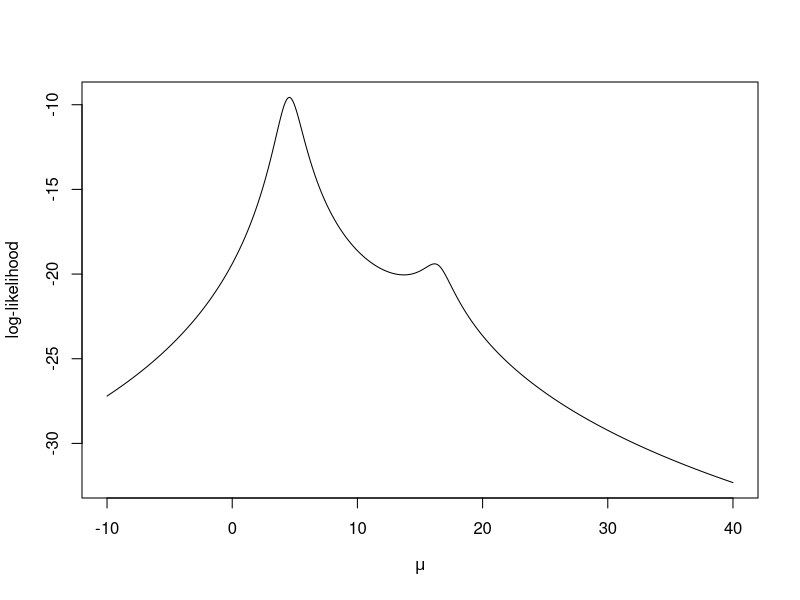
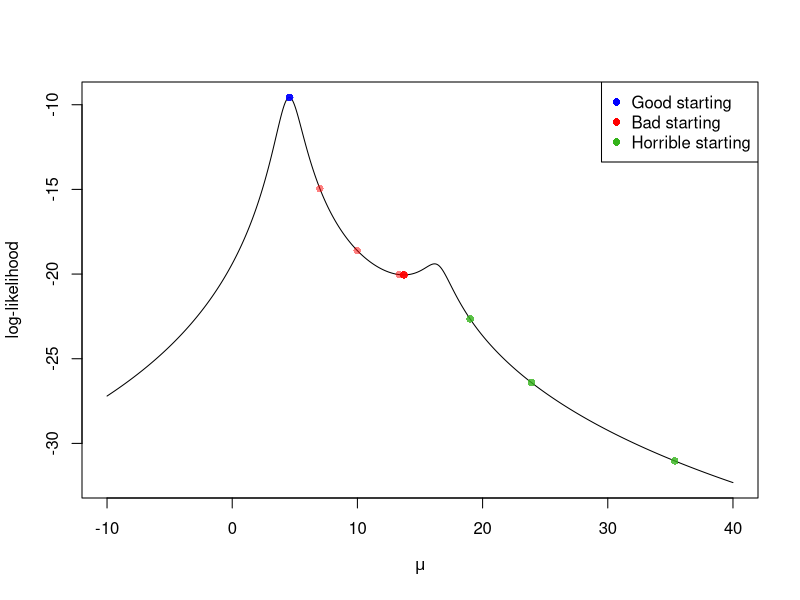
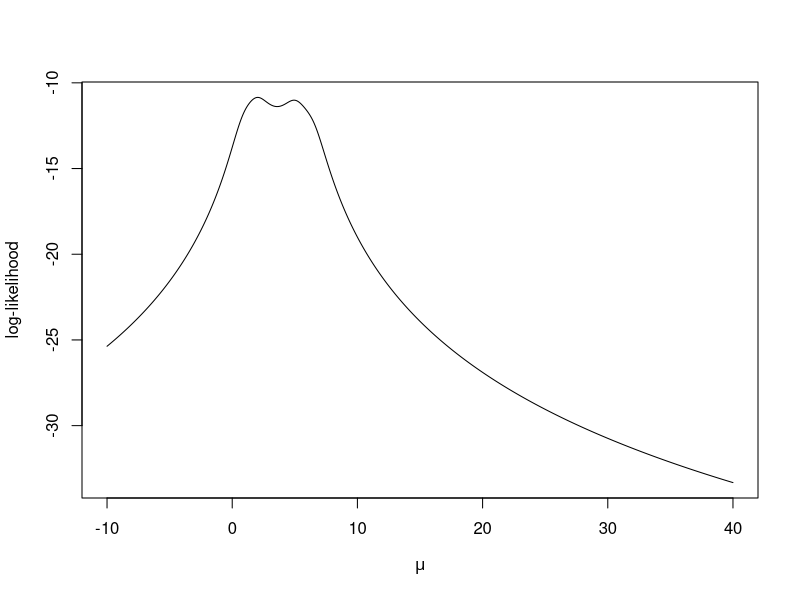
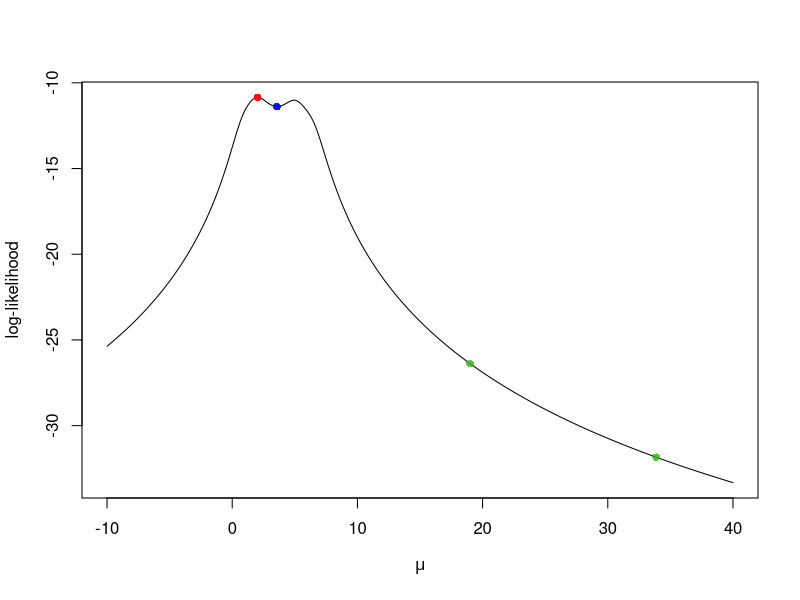
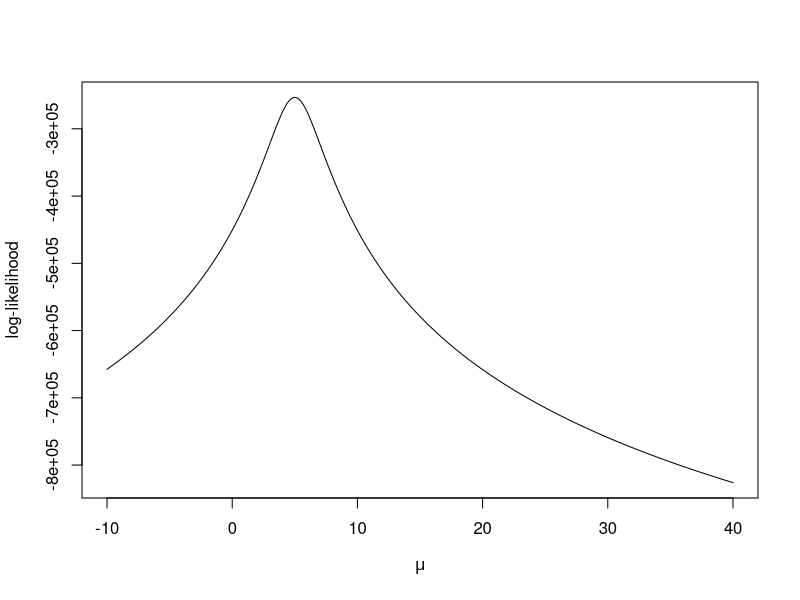
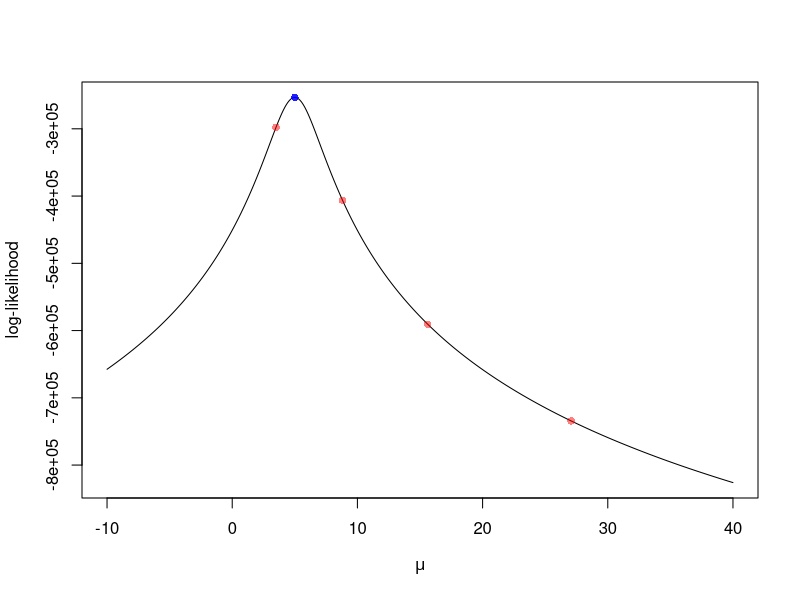
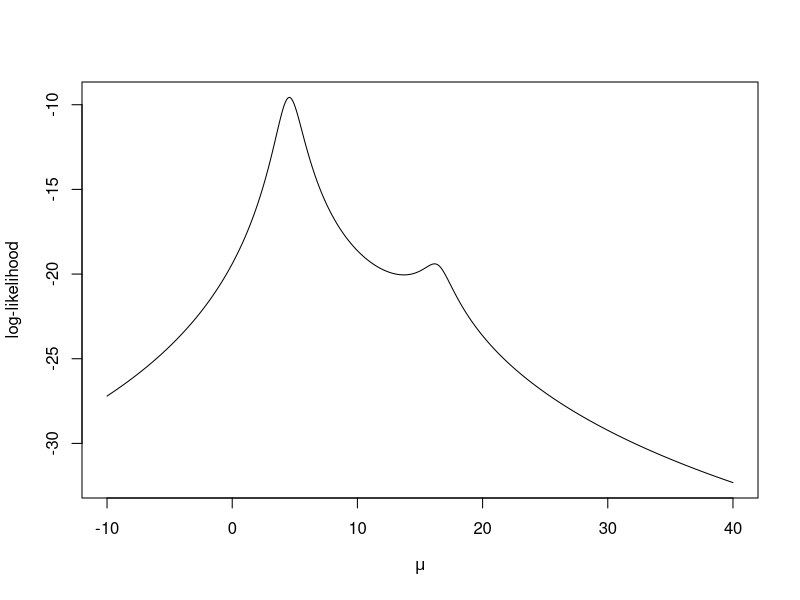
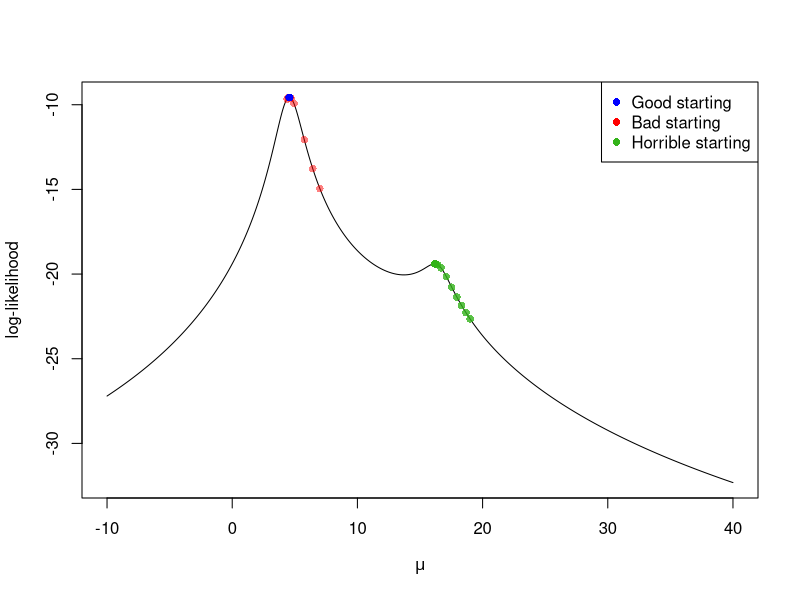

Recreate these plots in R, in order.
################################################
## MLE for location Cauchy distribution using
## Newton-Raphson method
## We will plot the likelihood as well
################################################
set.seed(1)
mu.star <- 5  # Setting true mu
n <- 4  # sample size
X <- rt(n, df = 1) + mu.star

## Function calculates  the log-likelihood
log.like <- function(mu, X)
{
  n <- length(X)
  rtn <- -n*log(pi) - sum( log(1 + (X - mu)^2) )
  return(rtn)
}

mu.x <- seq(-10, 40, length = 1e3)  # A sequence of mu's 
ll.est <- sapply(mu.x, log.like, X)  # evaluating log-likelihood at the mus
plot(mu.x, ll.est, type = 'l', ylab = "log-likelihood", xlab = expression(mu))  # plotting log-likelihood. Not concave, so we need to choose good starting values.


## Starting Newton-Raphson method
tol <- 1e-5  # tolerance level for when to stop algorithm


## Returns derivate of log-likelihood
f.prime <- function(X, mu)
{
  rtn <- sum(2* (X - mu)/(1 + (X-mu)^2))  #f.prime
  return(rtn)
}

# Returns double derivative of log-likelihood.
f.double.prime <- function(X, mu)
{
  rtn <- sum( 2 * ( 2*(X-mu)^2/ (1 + (X - mu)^2)^2  - (1 + (X-mu)^2)^(-1) )  )
  return(rtn)
}

## Loop below stops when |mu_(k+1) - mu_(k)| < tol

current <- median(X)  # Good starting value
diff <- 100  # inital large value for difference
iter <- 0    # counting the number of iterations

mu.k <- current
while( (diff > tol) && iter < 100)
{
  iter <- iter + 1
  update <- current - f.prime(X, current)/f.double.prime(X, current)  # NR update
  mu.k <- c(mu.k, update)
  diff <- abs(current - update)
  current <- update
}
current  # final approximation to MLE
evals <- sapply(mu.k, log.like, X)
plot(mu.x, ll.est, type = 'l', ylab = "log-likelihood", xlab = expression(mu))
points(mu.k, evals, pch = 16, col = rgb(0,0,1, alpha = .5))


## Loop below stops when |mu_(k+1) - mu_(k)| < tol
current <- 7  # Bad starting value
diff <- 100
iter <- 0
mu.k <- current
while( (diff > tol) && iter < 100)
{
  iter <- iter + 1
  update <- current - f.prime(X, current)/f.double.prime(X, current)
  mu.k <- c(mu.k, update)
  diff <- abs(current - update)
  current <- update
}
current  # final approximation to MLE
evals <- sapply(mu.k, log.like, X)
points(mu.k, evals, pch = 16, col = rgb(1,0,0, alpha = .5))

current <- 19  # Worst starting value
diff <- 100
iter <- 0
mu.k <- current
while( (diff > tol) && iter < 100)
{
  iter <- iter + 1
  update <- current - f.prime(X, current)/f.double.prime(X, current)
  mu.k <- c(mu.k, update)
  diff <- abs(current - update)
  current <- update
}
current  # final approximation to MLE
evals <- sapply(mu.k, log.like, X)
points(mu.k, evals, pch = 16, col = rgb(.2,.7,.1, alpha = .8))

legend("topright", legend = c("Good starting", "Bad starting", "Horrible starting"), pch = 16, col = c("blue", "red", rgb(.2,.7,.1)))






###########################################
### Repeating again with a different seed
###########################################
set.seed(10)

mu.star <- 5  # Setting true mu
n <- 4  # sample size
X <- rt(n, df = 1) + mu.star

## Function calculates  the log-likelihood
log.like <- function(mu, X)
{
  n <- length(X)
  rtn <- -n*log(pi) - sum( log(1 + (X - mu)^2) )
  return(rtn)
}

mu.x <- seq(-10, 40, length = 1e3)  # A sequence of mu's 
ll.est <- sapply(mu.x, log.like, X)  # evaluating log-likelihood at the mus
plot(mu.x, ll.est, type = 'l', ylab = "log-likelihood", xlab = expression(mu))  # plotting log-likelihood. Not concave, so we need to choose good starting values.


## Starting Newton-Raphson method
tol <- 1e-5  # tolerance level for when to stop algorithm

## Loop below stops when |mu_(k+1) - mu_(k)| < tol

current <- median(X)  # Good starting value
diff <- 100  # inital large value for difference
iter <- 0    # counting the number of iterations

mu.k <- current
while( (diff > tol) && iter < 100)
{
  iter <- iter + 1
  update <- current - f.prime(X, current)/f.double.prime(X, current)  # NR update
  mu.k <- c(mu.k, update)
  diff <- abs(current - update)
  current <- update
}
current  # final approximation to MLE
evals <- sapply(mu.k, log.like, X)
plot(mu.x, ll.est, type = 'l', ylab = "log-likelihood", xlab = expression(mu))
points(mu.k, evals, pch = 16, col = rgb(0,0,1, alpha = .5))


## Loop below stops when |mu_(k+1) - mu_(k)| < tol
current <- 2  
diff <- 100
iter <- 0
mu.k <- current
while( (diff > tol) && iter < 100)
{
  iter <- iter + 1
  update <- current - f.prime(X, current)/f.double.prime(X, current)
  mu.k <- c(mu.k, update)
  diff <- abs(current - update)
  current <- update
}
current  # final approximation to MLE
evals <- sapply(mu.k, log.like, X)
points(mu.k, evals, pch = 16, col = rgb(1,0,0, alpha = .5))

current <- 19  # Bad starting value
diff <- 100
iter <- 0
mu.k <- current
while( (diff > tol) && iter < 100)
{
  iter <- iter + 1
  update <- current - f.prime(X, current)/f.double.prime(X, current)
  mu.k <- c(mu.k, update)
  diff <- abs(current - update)
  current <- update
}
current  # final approximation to MLE
evals <- sapply(mu.k, log.like, X)
points(mu.k, evals, pch = 16, col = rgb(.2,.7,.1, alpha = .8))

## The problem here is that the sample size is low, so that the median and the MLE both are bad estimators.








###########################################
### Repeating with same seed but larger sample size
###########################################
set.seed(10)

mu.star <- 5  # Setting true mu
n <- 1e5  # sample size
X <- rt(n, df = 1) + mu.star

## Function calculates  the log-likelihood
log.like <- function(mu, X)
{
  n <- length(X)
  rtn <- -n*log(pi) - sum( log(1 + (X - mu)^2) )
  return(rtn)
}

mu.x <- seq(-10, 40, length = 1e3)  # A sequence of mu's 
ll.est <- sapply(mu.x, log.like, X)  # evaluating log-likelihood at the mus
plot(mu.x, ll.est, type = 'l', ylab = "log-likelihood", xlab = expression(mu))  # plotting log-likelihood. Not concave, so we need to choose good starting values.


## Starting Newton-Raphson method
tol <- 1e-5  # tolerance level for when to stop algorithm

## Loop below stops when |mu_(k+1) - mu_(k)| < tol

current <- median(X)  # Good starting value
diff <- 100  # inital large value for difference
iter <- 0    # counting the number of iterations

mu.k <- current
while( (diff > tol) && iter < 100)
{
  iter <- iter + 1
  update <- current - f.prime(X, current)/f.double.prime(X, current)  # NR update
  mu.k <- c(mu.k, update)
  diff <- abs(current - update)
  current <- update
}
current  # final approximation to MLE
evals <- sapply(mu.k, log.like, X)
plot(mu.x, ll.est, type = 'l', ylab = "log-likelihood", xlab = expression(mu))
points(mu.k, evals, pch = 16, col = rgb(0,0,1, alpha = .5))


## Loop below stops when |mu_(k+1) - mu_(k)| < tol
current <- 3.5    # Very large jump!
diff <- 100
iter <- 0
mu.k <- current
while( (diff > tol) && iter < 100)
{
  iter <- iter + 1
  update <- current - f.prime(X, current)/f.double.prime(X, current)
  mu.k <- c(mu.k, update)
  diff <- abs(current - update)
  current <- update
}
current  # final approximation to MLE
evals <- sapply(mu.k, log.like, X)
points(mu.k, evals, pch = 16, col = rgb(1,0,0, alpha = .5))

## The problem here is that the jumps are very large, so it's better to use Modified Newton-Raphson (see problem set)




################################################
## MLE for location Cauchy distribution using
## Gradient Ascent method
## We will plot the likelihood as well
################################################
set.seed(1)
mu.star <- 5  # Setting true mu
n <- 4  # sample size
X <- rt(n, df = 1) + mu.star

## Function calculates  the log-likelihood
log.like <- function(mu, X)
{
  n <- length(X)
  rtn <- -n*log(pi) - sum( log(1 + (X - mu)^2) )
  return(rtn)
}

mu.x <- seq(-10, 40, length = 1e3)  # A sequence of mu's 
ll.est <- sapply(mu.x, log.like, X)  # evaluating log-likelihood at the mus
plot(mu.x, ll.est, type = 'l', ylab = "log-likelihood", xlab = expression(mu))  # plotting log-likelihood. Not concave, so we need to choose good starting values.


## Starting Gradient-Ascent method
tol <- 1e-5  # tolerance level for when to stop algorithm


## Returns derivate of log-likelihood
f.prime <- function(X, mu)
{
  rtn <- sum(2* (X - mu)/(1 + (X-mu)^2))  #f.prime
  return(rtn)
}

## Loop below stops when |mu_(k+1) - mu_(k)| < tol
t <- .3  # change this to 1 and see what happens to the "bad" starting value



## Loop below stops when |mu_(k+1) - mu_(k)| < tol
current <- 7  # Bad starting value
diff <- 100
iter <- 0
mu.k <- current
while( (diff > tol) && iter < 100)
{
  iter <- iter + 1
  update <- current + t*f.prime(X, current) 
  mu.k <- c(mu.k, update)
  diff <- abs(current - update)
  current <- update
}
current  # final approximation to MLE
evals <- sapply(mu.k, log.like, X)
plot(mu.x, ll.est, type = 'l', ylab = "log-likelihood", xlab = expression(mu))
points(mu.k, evals, pch = 16, col = rgb(1,0,0, alpha = .5))


current <- median(X)  # Good starting value
diff <- 100  # inital large value for difference
iter <- 0    # counting the number of iterations

mu.k <- current
while( (diff > tol) && iter < 100)
{
  iter <- iter + 1
  update <- current + t*f.prime(X, current)  # GD update
  mu.k <- c(mu.k, update)
  diff <- abs(current - update)
  current <- update
}
current  # final approximation to MLE
evals <- sapply(mu.k, log.like, X)
points(mu.k, evals, pch = 16, col = rgb(0,0,1, alpha = .5))


current <- 19  # Worst starting value
diff <- 100
iter <- 0
mu.k <- current
while( (diff > tol) && iter < 100)
{
  iter <- iter + 1
  update <- current + t*f.prime(X, current) 
  mu.k <- c(mu.k, update)
  diff <- abs(current - update)
  current <- update
}
current  # final approximation to MLE
evals <- sapply(mu.k, log.like, X)
points(mu.k, evals, pch = 16, col = rgb(.2,.7,.1, alpha = .8))

legend("topright", legend = c("Good starting", "Bad starting", "Horrible starting"), pch = 16, col = c("blue", "red", rgb(.2,.7,.1)))





################################################
## MLE for logistic regression
## Using gradient ascent
################################################
library(mcmc) #to load a dataset
data(logit)
head(logit)  # y is response and 4 covariates


y <- logit$y
X <- as.matrix(logit[, 2:5])
p <- dim(X)[2]

f.gradient <- function(y, X, beta)
{
  beta <- matrix(beta, ncol = 1)
  p_i <- exp(X %*% beta) / (1 + exp(X%*%beta))  
  rtn <- colSums(X* as.numeric(y - p_i))
  return(rtn)
}

store.beta <- matrix(0, nrow = 1, ncol = p)
store.grad <- matrix(0, nrow = 1, ncol = p)
beta_k <- rep(0, p) # start at all 0s
grads_norm <- 100 # large values
t <- .1
tol <- 1e-10
iter <- 0
while((grads_norm > tol) && iter < 1e4)  #not too many iterations
{
  iter <- iter+1
  old <- beta_k
  grad_k <- f.gradient(y = y, X= X, beta = old)
  grads_norm <- sum(grad_k^2)
  beta_k = old + t* grad_k
  store.beta <- rbind(store.beta, beta_k)
  store.grad <- rbind(store.grad, grad_k)
}
iter 
beta_k # last estimate
plot.ts(apply(store.grad, 1, norm, "2"), ylab = "Norm of Gradient")
plot.ts(store.grad)
